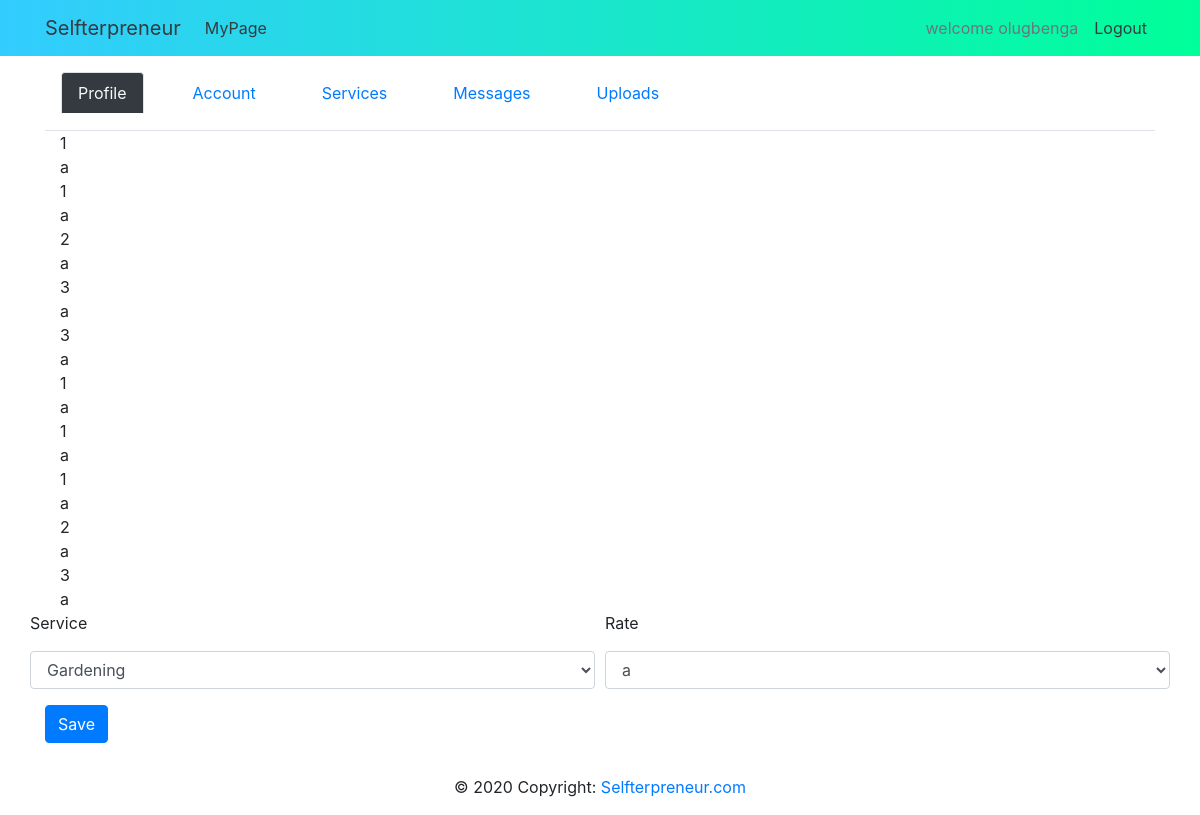
Page /account/services (signed in) on the committed database.
### app/auth/models.py (models this page shows, shortened)
class Users(UserMixin, db.Model):
    __tablename__ = 'users'
    id = db.Column(db.Integer, primary_key = True)
    user_name = db.Column(db.String(100),nullable = False)
    user_email = db.Column(db.String(100),nullable = False)
    user_password = db.Column(db.String(100),nullable = False)
    email_confirmation_sent_on = db.Column(db.DateTime, nullable=True, default = datetime.utcnow())
    email_confirmed = db.Column(db.Boolean, nullable=True, default=False)
    email_confirmed_on = db.Column(db.DateTime, nullable=True,default = datetime.utcnow())

### app/me/models.py (models this page shows, shortened)
class Services(db.Model):
    __tablename__ = 'services'
    id = db.Column(db.Integer, primary_key = True)
    service  = db.Column(db.String(100), nullable = False)
    rate = db.Column(db.String(100), nullable = False)
    user_id = db.Column(db.Integer,db.ForeignKey('users.id'),nullable = False)

### app/me/routes.py (the view)
@me.route("/account/services",methods=["GET","POST"])
@login_required
def myservices():
    frmservice = frmService()
    service_exist = Services.query.filter_by(user_id = current_user.id).all()
    if frmservice.validate_on_submit():
        service = frmservice.service.data
        rate   = frmservice.rate.data
        user_service = Services.AddService(service,rate, current_user.id)
        return redirect(url_for('me.myservices', frmservice= frmservice))
    return render_template("myservices.html", title="Services",  service_exist =  service_exist ,form =  frmservice)

### app/me/forms.py
class frmService(FlaskForm):
    service =SelectField("Service",  choices=[('1','Gardening'),('2','Lawn Mowing'),('3','Snow Removal')])
    rate = SelectField("Rate", choices=[('a','a')])
    submit = SubmitField('Save')

### app/auth/models.py (called while the page is built)
@login_manager.user_loader
def load_user(id):
    return Users.query.get(int(id))

### app/me/templates/myservices.html (shortened to what this page needs)
{% extends 'accounts_layout.html' %}
{% block section_content %}
<div class="row">
    <div class="col-sm-12 col-lg-12">
        {% for x in service_exist %}
        <div class="col">{{ x.service}} </div>
        <div class="col">{{ x.rate}} </div>
        {% endfor %}
    </div>
    <form class="mt-50 w-100 mx-auto" id="form-section" method="post" action="">
        <div class="form-row" id="form-rows">
            <div class="form-group col-xs-12 col-sm-6">
                <label for="inputEmail4">{{ form.service.label}}</label>
                {{form.service(class="form-control")}}
            </div>
            <div class="form-group col-xs-12 col-sm-6">
                <label for="inputEmail">{{ form.rate.label}}</label>
                {{form.rate(class="form-control")}}
            </div>
        </div>
        <div class="form-group col-xs-12 col-sm-6">
            {{form.submit(class= "btn btn-primary d-block")}}
        </div>
    </form>
</div>
{% endblock section_content %}

### app/me/templates/accounts_layout.html (shortened to what this page needs)
{% extends 'layout.html' %}
{% block page_body %}
{{ super() }}
 <div class="row">
     <div class="container">
        <ul class="nav nav-tabs ">
            <li class="nav-item m-3 ">
                <a href="{{url_for('me.myprofile')}}" class="nav-link active bg-dark text-light">Profile</a>
            </li>
            <li class="nav-item  m-3">
                <a href="{{url_for('me.myaccount') }}" class="nav-link" >Account</a>
            </li>
            <li class="nav-item  m-3">
                <a href="{{url_for('me.myservices') }}" class="nav-link">Services</a>
            </li>
            <li class="nav-item  m-3">
                <a href="{{url_for('me.mymessages') }}" class="nav-link">Messages</a>
            </li>
            <li class="nav-item  m-3">
                <a href="{{url_for('me.myuploads') }}" class="nav-link">Uploads</a>
            </li>
        </ul>
        {% block section_content %}
        {% endblock section_content %}
     </div>
</div>
{% endblock page_body %}

### app/auth/templates/layout.html (shortened to what this page needs)
<!doctype html>
<html lang="en">
{% block head %}
<head>
    <link rel="stylesheet" href="https://stackpath.bootstrapcdn.com/bootstrap/4.4.1/css/bootstrap.min.css"
>
    <link href="{{ url_for('static' , filename='css/styles.css')}}" rel="stylesheet" />
</head>
{% endblock head %}
<body>
    {% block navbar %}
    <nav class="navbar navbar-expand-md home-nav">
        <div class="container">
            <a href="{{ url_for('auth.home') }}" class="navbar-brand text-dark">Selfterpreneur</a>
            <div class="collapse navbar-collapse" id="navbarNav">
                <ul class="navbar-nav">
                    {% if current_user.is_authenticated %}
                    <li class="nav-item">
                        <a class="nav-link text-dark"
                            href="{{ url_for('me.myprofile') }}">MyPage</a>
                    </li>
                    {% endif %}
                </ul>
                <div class="navbar-nav ml-auto">
                    {% if current_user.is_authenticated %}
                    <li class="nav-item">
                        <a class="nav-link text-lowercase text-muted">Welcome {{ current_user.user_name.title()}}</a>
                    </li>
                    <li class="nav-item">
                        <a class="nav-link text-dark" href="{{ url_for('auth.signout') }}">Logout</a>
                    </li>
                    {% endif %}
                </div>
            </div>
        </div>
    </nav>
    {% endblock navbar %}
    {% block page_body %}
    <div class="container">
    {% endblock page_body %}
    <footer class="page-footer font-small">
        <div class="container">
            <div class="row justify-content-center login-footer-row-2">
                <div class="footer-copyright text-center py-3">© 2020 Copyright:
                    <a href="#">Selfterpreneur.com</a>
                </div>
            </div>
        </div>
    </footer>
</body>
</html>

### app/static/css/styles.css (style rules this page uses)
.home-nav { background:linear-gradient(to right, #33ccff 0%, #00ff99 100%); }

### rows in the picture
Users: user_name "olugbenga"
Services: service "1", rate "a"
Services: service "1", rate "a"
Services: service "2", rate "a"
Services: service "3", rate "a"
Services: service "3", rate "a"
Services: service "1", rate "a"
Services: service "1", rate "a"
Services: service "1", rate "a"
Services: service "2", rate "a"
Services: service "3", rate "a"
